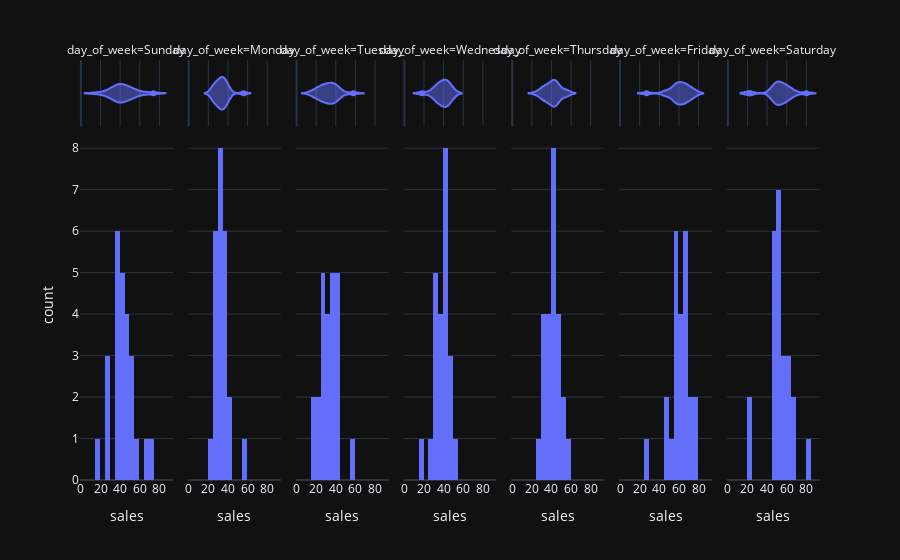

Notebook source saved alongside this figure:
### Code cell
fig = px.histogram(daily_sales,x = "sales",marginal="violin",facet_col='day_of_week',nbins = 30)
fig.show()

### Figure 1 — Plotly figure (JSON) as saved in the notebook; plotly's stock layout.template omitted (floating-point values rounded to 4 significant figures)
{"data": [{"bingroup": "x", "hovertemplate": "day_of_week=Sunday<br>sales=%{x}<br>count=%{y}<extra></extra>", "legendgroup": "", "marker": {"color": "#636efa", "pattern": {"shape": ""}}, "name": "", "nbinsx": 30, "orientation": "v", "showlegend": false, "type": "histogram", "x": [49, 54, 52, 43, 16, 37, 42, 45, 35, 46, 46, 55, 35, 54, 29, 28, 35, 74, 39, 38, 40, 66, 41, 41, 29], "xaxis": "x", "yaxis": "y"}, {"hovertemplate": "day_of_week=Sunday<br>sales=%{x}<extra></extra>", "legendgroup": "", "marker": {"color": "#636efa"}, "name": "", "scalegroup": "x", "showlegend": false, "type": "violin", "x": [49, 54, 52, 43, 16, 37, 42, 45, 35, 46, 46, 55, 35, 54, 29, 28, 35, 74, 39, 38, 40, 66, 41, 41, 29], "xaxis": "x8", "yaxis": "y8"}, {"bingroup": "x", "hovertemplate": "day_of_week=Monday<br>sales=%{x}<br>count=%{y}<extra></extra>", "legendgroup": "", "marker": {"color": "#636efa", "pattern": {"shape": ""}}, "name": "", "nbinsx": 30, "orientation": "v", "showlegend": false, "type": "histogram", "x": [37, 34, 35, 32, 56, 39, 36, 34, 34, 29, 41, 40, 26, 26, 39, 37, 30, 23, 32, 34, 32, 27, 29, 25], "xaxis": "x2", "yaxis": "y2"}, {"hovertemplate": "day_of_week=Monday<br>sales=%{x}<extra></extra>", "legendgroup": "", "marker": {"color": "#636efa"}, "name": "", "scalegroup": "x", "showlegend": false, "type": "violin", "x": [37, 34, 35, 32, 56, 39, 36, 34, 34, 29, 41, 40, 26, 26, 39, 37, 30, 23, 32, 34, 32, 27, 29, 25], "xaxis": "x9", "yaxis": "y9"}, {"bingroup": "x", "hovertemplate": "day_of_week=Tuesday<br>sales=%{x}<br>count=%{y}<extra></extra>", "legendgroup": "", "marker": {"color": "#636efa", "pattern": {"shape": ""}}, "name": "", "nbinsx": 30, "orientation": "v", "showlegend": false, "type": "histogram", "x": [32, 34, 35, 58, 27, 27, 37, 36, 28, 37, 41, 42, 41, 19, 42, 16, 25, 26, 36, 31, 20, 32, 23, 41], "xaxis": "x3", "yaxis": "y3"}, {"hovertemplate": "day_of_week=Tuesday<br>sales=%{x}<extra></extra>", "legendgroup": "", "marker": {"color": "#636efa"}, "name": "", "scalegroup": "x", "showlegend": false, "type": "violin", "x": [32, 34, 35, 58, 27, 27, 37, 36, 28, 37, 41, 42, 41, 19, 42, 16, 25, 26, 36, 31, 20, 32, 23, 41], "xaxis": "x10", "yaxis": "y10"}, {"bingroup": "x", "hovertemplate": "day_of_week=Wednesday<br>sales=%{x}<br>count=%{y}<extra></extra>", "legendgroup": "", "marker": {"color": "#636efa", "pattern": {"shape": ""}}, "name": "", "nbinsx": 30, "orientation": "v", "showlegend": false, "type": "histogram", "x": [49, 39, 44, 50, 34, 47, 31, 41, 38, 34, 44, 44, 45, 37, 27, 37, 33, 43, 41, 40, 43, 32, 18], "xaxis": "x4", "yaxis": "y4"}, {"hovertemplate": "day_of_week=Wednesday<br>sales=%{x}<extra></extra>", "legendgroup": "", "marker": {"color": "#636efa"}, "name": "", "scalegroup": "x", "showlegend": false, "type": "violin", "x": [49, 39, 44, 50, 34, 47, 31, 41, 38, 34, 44, 44, 45, 37, 27, 37, 33, 43, 41, 40, 43, 32, 18], "xaxis": "x11", "yaxis": "y11"}, {"bingroup": "x", "hovertemplate": "day_of_week=Thursday<br>sales=%{x}<br>count=%{y}<extra></extra>", "legendgroup": "", "marker": {"color": "#636efa", "pattern": {"shape": ""}}, "name": "", "nbinsx": 30, "orientation": "v", "showlegend": false, "type": "histogram", "x": [54, 33, 54, 31, 42, 56, 43, 37, 46, 45, 47, 35, 46, 44, 43, 40, 42, 42, 31, 44, 25, 36, 39, 32], "xaxis": "x5", "yaxis": "y5"}, {"hovertemplate": "day_of_week=Thursday<br>sales=%{x}<extra></extra>", "legendgroup": "", "marker": {"color": "#636efa"}, "name": "", "scalegroup": "x", "showlegend": false, "type": "violin", "x": [54, 33, 54, 31, 42, 56, 43, 37, 46, 45, 47, 35, 46, 44, 43, 40, 42, 42, 31, 44, 25, 36, 39, 32], "xaxis": "x12", "yaxis": "y12"}, {"bingroup": "x", "hovertemplate": "day_of_week=Friday<br>sales=%{x}<br>count=%{y}<extra></extra>", "legendgroup": "", "marker": {"color": "#636efa", "pattern": {"shape": ""}}, "name": "", "nbinsx": 30, "orientation": "v", "showlegend": false, "type": "histogram", "x": [57, 74, 70, 46, 57, 60, 66, 66, 67, 68, 76, 75, 57, 63, 51, 27, 68, 57, 65, 47, 57, 61, 61, 58], "xaxis": "x6", "yaxis": "y6"}, {"hovertemplate": "day_of_week=Friday<br>sales=%{x}<extra></extra>", "legendgroup": "", "marker": {"color": "#636efa"}, "name": "", "scalegroup": "x", "showlegend": false, "type": "violin", "x": [57, 74, 70, 46, 57, 60, 66, 66, 67, 68, 76, 75, 57, 63, 51, 27, 68, 57, 65, 47, 57, 61, 61, 58], "xaxis": "x13", "yaxis": "y13"}, {"bingroup": "x", "hovertemplate": "day_of_week=Saturday<br>sales=%{x}<br>count=%{y}<extra></extra>", "legendgroup": "", "marker": {"color": "#636efa", "pattern": {"shape": ""}}, "name": "", "nbinsx": 30, "orientation": "v", "showlegend": false, "type": "histogram", "x": [66, 49, 52, 48, 51, 50, 49, 57, 68, 46, 62, 59, 61, 53, 59, 80, 22, 45, 60, 54, 22, 47, 54, 53], "xaxis": "x7", "yaxis": "y7"}, {"hovertemplate": "day_of_week=Saturday<br>sales=%{x}<extra></extra>", "legendgroup": "", "marker": {"color": "#636efa"}, "name": "", "scalegroup": "x", "showlegend": false, "type": "violin", "x": [66, 49, 52, 48, 51, 50, 49, 57, 68, 46, 62, 59, 61, 53, 59, 80, 22, 45, 60, 54, 22, 47, 54, 53], "xaxis": "x14", "yaxis": "y14"}], "layout": {"annotations": [{"font": {}, "showarrow": false, "text": "day_of_week=Sunday", "x": 0.06286, "xanchor": "center", "xref": "paper", "y": 1, "yanchor": "bottom", "yref": "paper"}, {"font": {}, "showarrow": false, "text": "day_of_week=Monday", "x": 0.2086, "xanchor": "center", "xref": "paper", "y": 1, "yanchor": "bottom", "yref": "paper"}, {"font": {}, "showarrow": false, "text": "day_of_week=Tuesday", "x": 0.3543, "xanchor": "center", "xref": "paper", "y": 1, "yanchor": "bottom", "yref": "paper"}, {"font": {}, "showarrow": false, "text": "day_of_week=Wednesday", "x": 0.5, "xanchor": "center", "xref": "paper", "y": 1, "yanchor": "bottom", "yref": "paper"}, {"font": {}, "showarrow": false, "text": "day_of_week=Thursday", "x": 0.6457, "xanchor": "center", "xref": "paper", "y": 1, "yanchor": "bottom", "yref": "paper"}, {"font": {}, "showarrow": false, "text": "day_of_week=Friday", "x": 0.7914, "xanchor": "center", "xref": "paper", "y": 1, "yanchor": "bottom", "yref": "paper"}, {"font": {}, "showarrow": false, "text": "day_of_week=Saturday", "x": 0.9371, "xanchor": "center", "xref": "paper", "y": 1, "yanchor": "bottom", "yref": "paper"}], "barmode": "relative", "legend": {"tracegroupgap": 0}, "margin": {"t": 60}, "xaxis": {"anchor": "y", "domain": [0, 0.1257], "title": {"text": "sales"}}, "xaxis10": {"anchor": "y10", "domain": [0.2914, 0.4171], "matches": "x", "showgrid": true, "showticklabels": false}, "xaxis11": {"anchor": "y11", "domain": [0.4371, 0.5629], "matches": "x", "showgrid": true, "showticklabels": false}, "xaxis12": {"anchor": "y12", "domain": [0.5829, 0.7086], "matches": "x", "showgrid": true, "showticklabels": false}, "xaxis13": {"anchor": "y13", "domain": [0.7286, 0.8543], "matches": "x", "showgrid": true, "showticklabels": false}, "xaxis14": {"anchor": "y14", "domain": [0.8743, 1.0], "matches": "x", "showgrid": true, "showticklabels": false}, "xaxis2": {"anchor": "y2", "domain": [0.1457, 0.2714], "matches": "x", "title": {"text": "sales"}}, "xaxis3": {"anchor": "y3", "domain": [0.2914, 0.4171], "matches": "x", "title": {"text": "sales"}}, "xaxis4": {"anchor": "y4", "domain": [0.4371, 0.5629], "matches": "x", "title": {"text": "sales"}}, "xaxis5": {"anchor": "y5", "domain": [0.5829, 0.7086], "matches": "x", "title": {"text": "sales"}}, "xaxis6": {"anchor": "y6", "domain": [0.7286, 0.8543], "matches": "x", "title": {"text": "sales"}}, "xaxis7": {"anchor": "y7", "domain": [0.8743, 1.0], "matches": "x", "title": {"text": "sales"}}, "xaxis8": {"anchor": "y8", "domain": [0, 0.1257], "matches": "x", "showgrid": true, "showticklabels": false}, "xaxis9": {"anchor": "y9", "domain": [0.1457, 0.2714], "matches": "x", "showgrid": true, "showticklabels": false}, "yaxis": {"anchor": "x", "domain": [0, 0.8316], "title": {"text": "count"}}, "yaxis10": {"anchor": "x10", "domain": [0.8416, 1], "matches": "y8", "showgrid": false, "showline": false, "showticklabels": false, "ticks": ""}, "yaxis11": {"anchor": "x11", "domain": [0.8416, 1], "matches": "y8", "showgrid": false, "showline": false, "showticklabels": false, "ticks": ""}, "yaxis12": {"anchor": "x12", "domain": [0.8416, 1], "matches": "y8", "showgrid": false, "showline": false, "showticklabels": false, "ticks": ""}, "yaxis13": {"anchor": "x13", "domain": [0.8416, 1], "matches": "y8", "showgrid": false, "showline": false, "showticklabels": false, "ticks": ""}, "yaxis14": {"anchor": "x14", "domain": [0.8416, 1], "matches": "y8", "showgrid": false, "showline": false, "showticklabels": false, "ticks": ""}, "yaxis2": {"anchor": "x2", "domain": [0, 0.8316], "matches": "y", "showticklabels": false}, "yaxis3": {"anchor": "x3", "domain": [0, 0.8316], "matches": "y", "showticklabels": false}, "yaxis4": {"anchor": "x4", "domain": [0, 0.8316], "matches": "y", "showticklabels": false}, "yaxis5": {"anchor": "x5", "domain": [0, 0.8316], "matches": "y", "showticklabels": false}, "yaxis6": {"anchor": "x6", "domain": [0, 0.8316], "matches": "y", "showticklabels": false}, "yaxis7": {"anchor": "x7", "domain": [0, 0.8316], "matches": "y", "showticklabels": false}, "yaxis8": {"anchor": "x8", "domain": [0.8416, 1], "matches": "y8", "showgrid": false, "showline": false, "showticklabels": false, "ticks": ""}, "yaxis9": {"anchor": "x9", "domain": [0.8416, 1], "matches": "y8", "showgrid": false, "showline": false, "showticklabels": false, "ticks": ""}}}
